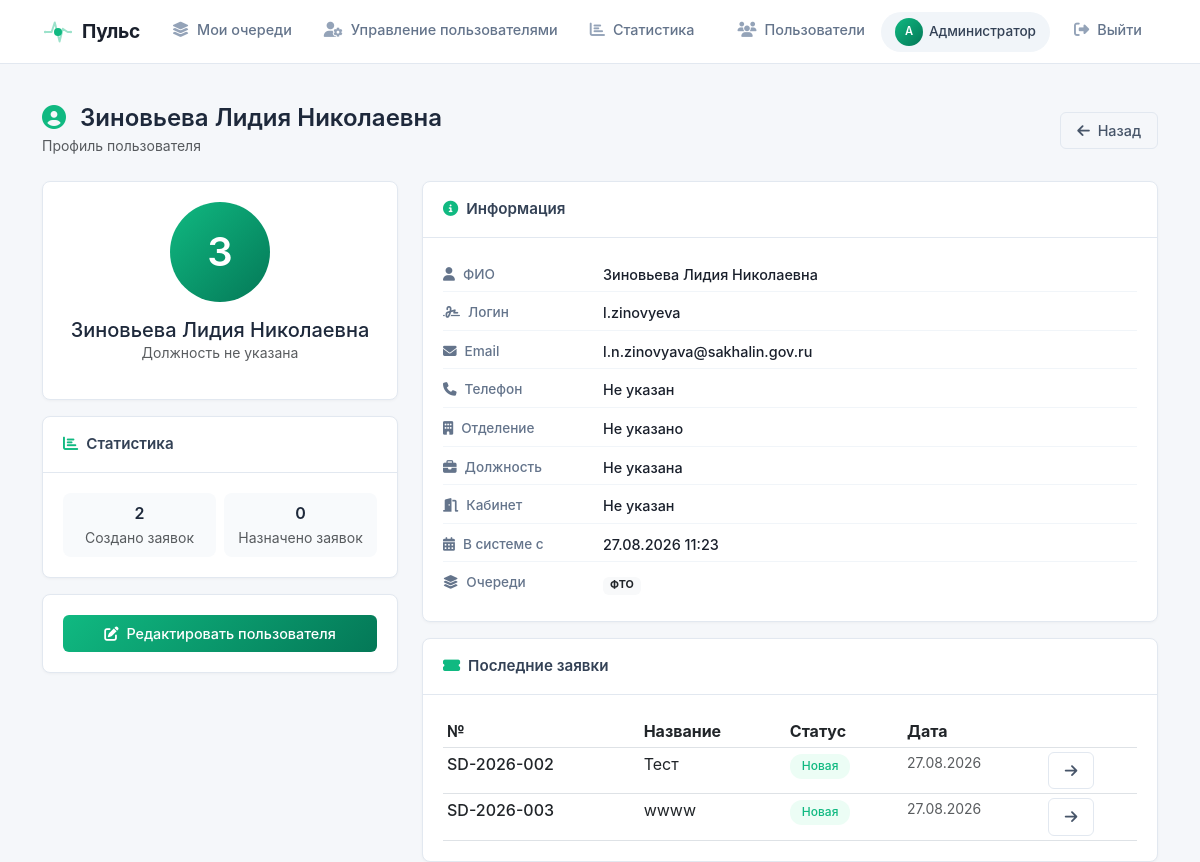
/user/5 (signed in), run on the app's committed database.
### models.py (models this page shows, shortened)
class User(UserMixin, db.Model):
    id = db.Column(db.Integer, primary_key=True)
    username = db.Column(db.String(80), unique=True, nullable=False)
    password = db.Column(db.String(200), nullable=False)
    full_name = db.Column(db.String(300), nullable=True)
    email = db.Column(db.String(120), unique=True, nullable=False)
    phone = db.Column(db.String(20), nullable=True)
    department = db.Column(db.String(200), nullable=True)
    position = db.Column(db.String(200), nullable=True)
    office = db.Column(db.String(50), nullable=True)
    is_admin = db.Column(db.Boolean, default=False)
    created_at = db.Column(db.DateTime, default=datetime.now(tz))
    notify_email = db.Column(db.Boolean, default=True)
    queues = db.relationship('Queue', secondary='user_queue', back_populates='members')
    admin_queues = db.relationship('Queue', secondary='queue_admins', back_populates='admins')
    assigned_tickets = db.relationship('Ticket', secondary='ticket_assignees', back_populates='assignees')
    created_tickets = db.relationship('Ticket', foreign_keys='Ticket.created_by_id', backref='creator')
    allowed_queues = db.relationship(
        'Queue',
        secondary='queue_links',
        primaryjoin='Queue.id == queue_links.c.queue_from',
        secondaryjoin='Queue.id == queue_links.c.queue_to',
        backref='allowed_by_queues'
    )
    bookings = db.relationship('Booking', backref='user', lazy=True)

class Queue(db.Model):
    id = db.Column(db.Integer, primary_key=True)
    name = db.Column(db.String(100), nullable=False, unique=True)
    description = db.Column(db.Text, nullable=True)
    is_active = db.Column(db.Boolean, default=True)
    queue_type = db.Column(db.String(50), default='default')
    created_at = db.Column(db.DateTime, default=datetime.now(tz))
    created_by_id = db.Column(db.Integer, db.ForeignKey('user.id'))
    mail = db.Column(db.Text,default = None)
    admins = db.relationship('User', secondary='queue_admins', back_populates='admin_queues')
    members = db.relationship('User', secondary='user_queue', back_populates='queues')
    tickets = db.relationship('Ticket', backref='queue', lazy=True)
    cars = db.relationship('Car', backref='queue', lazy=True)
    created_by = db.relationship('User', foreign_keys=[created_by_id])

class Ticket(db.Model):
    id = db.Column(db.Integer, primary_key=True)
    ticket_number = db.Column(db.String(20), unique=True, nullable=False)
    title = db.Column(db.String(200), nullable=False)
    description = db.Column(db.Text, nullable=False)
    status = db.Column(db.String(50), default='Новая')
    priority = db.Column(db.String(20), default='Средний')
    start_date = db.Column(db.DateTime, nullable=True)
    deadline = db.Column(db.DateTime, nullable=True)
    actual_deadline = db.Column(db.DateTime, nullable=True)
    created_by_id = db.Column(db.Integer, db.ForeignKey('user.id'))
    queue_id = db.Column(db.Integer, db.ForeignKey('queue.id'), nullable=True)
    rating = db.Column(db.Integer, nullable=True)
    feedback_text = db.Column(db.Text, nullable=True)
    created_at = db.Column(db.DateTime, default=datetime.now(tz))
    updated_at = db.Column(db.DateTime, default=datetime.now(tz), onupdate=datetime.now(tz))
    closed_at = db.Column(db.DateTime, nullable=True)
    assignees = db.relationship('User', secondary='ticket_assignees', back_populates='assigned_tickets')
    attachments = db.relationship('Attachment', backref='ticket', lazy=True)
    metrologist_request = db.relationship(
        'MetrologistRequest',
        back_populates='ticket',
        uselist=False,
        cascade='all, delete-orphan'
    )

### app.py (the view)
@app.route('/user/<int:user_id>')
@login_required
def user_profile(user_id):
    user = User.query.get_or_404(user_id)
    return render_template('user_profile.html', user=user)

### templates/user_profile.html (shortened to what this page needs)
{% extends "base.html" %}
{% block content %}
<div class="d-flex justify-content-between align-items-center mb-4">
    <div>
        <h4 class="mb-0 fw-semibold">
            <i class="fas fa-user-circle me-2" style="color: var(--primary);"></i>
            {{ user.full_name or user.username }}
        </h4>
        <span class="text-muted small">Профиль пользователя</span>
    </div>
    <a href="{{ url_for('users_list') }}" class="btn btn-outline-modern">
        <i class="fas fa-arrow-left me-1"></i> Назад
    </a>
</div>
<div class="row g-4">
    <div class="col-lg-4">
        <div class="card-modern animate-fade-in">
            <div class="card-body text-center">
                <div class="user-profile-avatar" style="background: linear-gradient(135deg, #10b981 0%, #047857 100%);">
                    {{ user.full_name[0]|upper if user.full_name else user.username[0]|upper }}
                </div>
                <h5 class="mt-3 mb-0">{{ user.full_name or 'Имя не указано' }}</h5>
                <p class="text-muted small">{{ user.position or 'Должность не указана' }}</p>
            </div>
        </div>
        <div class="card-modern mt-3">
            <div class="card-header">
                <i class="fas fa-chart-bar me-2" style="color: var(--primary);"></i>Статистика
            </div>
            <div class="card-body">
                <div class="row g-2 text-center">
                    <div class="col-6">
                        <div class="p-2 bg-light-custom rounded-8">
                            <div class="fw-semibold">{{ user.created_tickets|length }}</div>
                            <small class="text-muted">Создано заявок</small>
                        </div>
                    </div>
                    <div class="col-6">
                        <div class="p-2 bg-light-custom rounded-8">
                            <div class="fw-semibold">{{ user.assigned_tickets|length }}</div>
                            <small class="text-muted">Назначено заявок</small>
                        </div>
                    </div>
                </div>
            </div>
        </div>
        {% if current_user.is_admin %}
        <div class="card-modern mt-3">
            <div class="card-body">
                <a href="{{ url_for('user_mgmt.admin_user_edit', user_id=user.id) }}" class="btn btn-primary-gradient w-100">
                    <i class="fas fa-edit me-1"></i> Редактировать пользователя
                </a>
            </div>
        </div>
        {% endif %}
    </div>
    <div class="col-lg-8">
        <div class="card-modern animate-fade-in">
            <div class="card-header">
                <i class="fas fa-info-circle me-2" style="color: var(--primary);"></i>Информация
            </div>
            <div class="card-body">
                <div class="user-profile-info">
                    <div class="info-row">
                        <span class="info-label"><i class="fas fa-user me-2"></i>ФИО</span>
                        <span class="info-value">{{ user.full_name or 'Не указано' }}</span>
                    </div>
                    <div class="info-row">
                        <span class="info-label"><i class="fas fa-signature me-2"></i>Логин</span>
                        <span class="info-value">{{ user.username }}</span>
                    </div>
                    <div class="info-row">
                        <span class="info-label"><i class="fas fa-envelope me-2"></i>Email</span>
                        <span class="info-value">{{ user.email }}</span>
                    </div>
                    <div class="info-row">
                        <span class="info-label"><i class="fas fa-phone me-2"></i>Телефон</span>
                        <span class="info-value">{{ user.phone or 'Не указан' }}</span>
                    </div>
                    <div class="info-row">
                        <span class="info-label"><i class="fas fa-building me-2"></i>Отделение</span>
                        <span class="info-value">{{ user.department or 'Не указано' }}</span>
                    </div>
                    <div class="info-row">
                        <span class="info-label"><i class="fas fa-briefcase me-2"></i>Должность</span>
                        <span class="info-value">{{ user.position or 'Не указана' }}</span>
                    </div>
                    <div class="info-row">
                        <span class="info-label"><i class="fas fa-door-open me-2"></i>Кабинет</span>
                        <span class="info-value">{{ user.office or 'Не указан' }}</span>
                    </div>
                    <div class="info-row">
                        <span class="info-label"><i class="fas fa-calendar-alt me-2"></i>В системе с</span>
                        <span class="info-value">{{ user.created_at.strftime('%d.%m.%Y %H:%M') }}</span>
                    </div>
                    <div class="info-row">
                        <span class="info-label"><i class="fas fa-layer-group me-2"></i>Очереди</span>
                        <span class="info-value">
                            {% for queue in user.queues %}
                                <span class="badge bg-light text-dark border-0">{{ queue.name }}</span>
                            {% else %}
                                <span class="text-muted">Не состоит в очередях</span>
                            {% endfor %}
                        </span>
                    </div>
                </div>
            </div>
        </div>
        <div class="card-modern mt-3">
            <div class="card-header">
                <i class="fas fa-ticket-alt me-2" style="color: var(--primary);"></i>Последние заявки
            </div>
            <div class="card-body">
                {% set recent_tickets = user.created_tickets|sort(attribute='created_at', reverse=true) %}
                {% if recent_tickets %}
                    <div class="table-responsive">
                        <table class="table table-sm mb-0">
                            <thead>
                                <tr>
                                    <th>№</th>
                                    <th>Название</th>
                                    <th>Статус</th>
                                    <th>Дата</th>
                                    <th></th>
                                </tr>
                            </thead>
                            <tbody>
                                {% for ticket in recent_tickets[:5] %}
                                    <tr>
                                        <td><span class="fw-medium">{{ ticket.ticket_number }}</span></td>
                                        <td>{{ ticket.title }}</td>
                                        <td>
                                            <span class="badge-status
                                                {% if ticket.status == 'Новая' %}badge-status-new
                                                {% elif ticket.status == 'В работе' %}badge-status-work
                                                {% elif ticket.status == 'Закрыта' %}badge-status-closed
                                                {% else %}badge-status-other{% endif %}">
                                                {{ ticket.status }}
                                            </span>
                                        </td>
                                        <td class="text-muted small">{{ ticket.created_at.strftime('%d.%m.%Y') }}</td>
                                        <td>
                                            <a href="{{ url_for('tickets.ticket_detail', ticket_id=ticket.id) }}" class="btn btn-outline-modern btn-sm">
                                                <i class="fas fa-arrow-right"></i>
                                            </a>
                                        </td>
                                    </tr>
                                {% endfor %}
                            </tbody>
                        </table>
                    </div>
                {% else %}
                    <p class="text-muted text-center py-2">Нет созданных заявок</p>
                {% endif %}
            </div>
        </div>
    </div>
</div>
{% endblock %}

### templates/base.html (shortened to what this page needs)
<!DOCTYPE html>
<html lang="ru">
<head>
    <link href="https://cdn.jsdelivr.net/npm/bootstrap@5.3.0/dist/css/bootstrap.min.css" rel="stylesheet">
    <link href="https://cdnjs.cloudflare.com/ajax/libs/font-awesome/6.4.0/css/all.min.css" rel="stylesheet">
    <link rel="stylesheet" href="{{ url_for('static', filename='style.css') }}">
    <link href="https://cdn.quilljs.com/1.3.6/quill.snow.css" rel="stylesheet">
</head>
<body>
    <nav class="navbar navbar-expand-lg navbar-custom">
        <div class="container">
            <a class="navbar-brand" href="{{ url_for('index') }}">
                <span class="logo-pulse">
                    <span class="pulse-icon">
                        <span class="pulse-dot"></span>
                    </span>
                    Пульс
                </span>
            </a>
            <div class="collapse navbar-collapse" id="navbarNav">
                <ul class="navbar-nav me-auto">
                    {% if current_user.is_authenticated and current_user.admin_queues %}
                        <li class="nav-item">
                            <a class="nav-link {{ 'active' if request.endpoint == 'my_queues' }}" href="{{ url_for('my_queues.my_queues') }}">
                                <i class="fas fa-layer-group"></i> Мои очереди
                            </a>
                        </li>
                    {% endif %}
                    {% if current_user.is_authenticated and current_user.is_admin %}
                        <li class="nav-item dropdown">
                            <a class="nav-link {{ 'active' if request.endpoint == 'admin_users' }}" href="{{ url_for('user_mgmt.admin_users') }}">
                                <i class="fas fa-user-cog"></i> Управление пользователями
                            </a>
                        </li>
                        <li class="nav-item">
                            <a class="nav-link {{ 'active' if request.endpoint == 'statistics' }}" href="{{ url_for('statistics.statistics') }}">
                                <i class="fas fa-chart-bar"></i> Статистика
                            </a>
                        </li>
                    {% endif %}
                </ul>
                <ul class="navbar-nav align-items-center">
                    {% if current_user.is_authenticated %}
                        <li class="nav-item">
                            <a class="nav-link {{ 'active' if request.endpoint == 'users_list' }}" href="{{ url_for('users_list') }}">
                                <i class="fas fa-users"></i> Пользователи
                            </a>
                        </li>
                        <li class="nav-item me-2">
                            <a href="{{ url_for('profile') }}" class="user-badge-link" title="Перейти в профиль">
                                <span class="user-badge">
                                    <span class="user-avatar-mini">{{ (current_user.full_name or current_user.username)[0]|upper }}</span>
                                    {{ current_user.full_name or current_user.username }}
                                </span>
                            </a>
                        </li>
                        <li class="nav-item">
                            <a class="nav-link btn-logout" href="{{ url_for('login.logout') }}">
                                <i class="fas fa-sign-out-alt"></i> Выйти
                            </a>
                        </li>
                    {% else %}
                        <li class="nav-item">
                            <a class="nav-link btn-login" href="{{ url_for('login') }}">
                                <i class="fas fa-sign-in-alt"></i> Войти
                            </a>
                        </li>
                    {% endif %}
                </ul>
            </div>
        </div>
    </nav>
    <div class="container mt-4 pt-3">
        {% block content %}{% endblock %}
    </div>
</body>
</html>

### data on the page
User: full_name "А", full_name "Администратор"
User: full_name "Зиновьева Лидия Николаевна", full_name "З", position "Должность не указана", username "l.zinovyeva", email "l.n.zinovyava@sakhalin.gov.ru", phone "Не указан", department "Не указано", position "Не указана", office "Не указан", created_at "27.08.2026 11:23"
Queue: name "ФТО"
Ticket: ticket_number "SD-2026-002", title "Тест", status "Новая", created_at "27.08.2026"
Ticket: ticket_number "SD-2026-003", title "wwww", status "Новая", created_at "27.08.2026"

### other printed values
{{ user.created_tickets|length }} "2"
{{ user.assigned_tickets|length }} "0"
